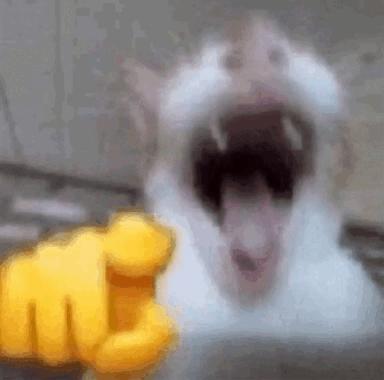
#> input picture exercises/ex1-IntroductionToImageAnalysis/data/catlaguh.png, 384 x 380 px, given in place of vertebra.png, which was not available
$ jupyter execute Ex3.ipynb
#> lines starting #> are read from the running program, lines starting #| are printed output that depends on the picture; after the words box and inside, x2 and y2 are one past the last pixel; in counts of white or black regions, pixels touching at a corner belong together; long printed decimals are rounded; pictures that were not available may be replaced by others from this repository, and a replacement may not be noted
[cell 1]
import time
import cv2
import numpy as np
from skimage import io
import matplotlib.pyplot as plt

[cell 2]
in_dir = "data/"

# Text file name
im_name = "vertebra.png"
im_org = io.imread(in_dir + im_name)
#> im_org is the input picture: shape (380, 384, 3); mean R, G, B 143, 132, 117.9


print(im_org.shape)
#| (380, 384, 3)

io.imshow(im_org)
plt.title('Metacarpal image')
io.show()

[cell 3]
#Exercise 2
print(min(im_org.flatten()), max(im_org.flatten()))
#| 1 252

[cell 4]
from skimage.util import img_as_float
from skimage.util import img_as_ubyte

[cell 5]
vert_float = img_as_float(im_org)

[cell 6]
print(min(vert_float.flatten())*255, max(vert_float.flatten())*255)
#| 1.0 252.0

[cell 7]
#Exercise 4
vert_ubyte = img_as_ubyte(vert_float)

[cell 8]
print(min(vert_ubyte.flatten()), max(vert_ubyte.flatten()))
#| 1 252

[cell 9]
#Exercise 5
def histogram_stretch(img_in):
    """
    Stretches the histogram of an image
    :param img_in: Input image
    :return: Image, where the histogram is stretched so the min values is 0 and the maximum value 255
    """
    # img_as_float will divide all pixel values with 255.0
    img_float = img_as_float(img_in)
    min_val = img_float.min()
#> min_val = 0.00392
    max_val = img_float.max()
#> max_val = 0.988
    min_desired = 0.0
    max_desired = 1.0

    # Stretch the histogram
    img_out = (img_float - min_val) / (max_val - min_val) * (max_desired - min_desired) + min_desired


    # img_as_ubyte will multiply all pixel values with 255.0 before converting to unsigned byte
    return img_as_ubyte(img_out)

[cell 10]
# Exercise 6
stretched = histogram_stretch(vert_ubyte)

[cell 11]
io.imshow(stretched)

[cell 12]
io.imshow(vert_ubyte)

[cell 13]
# Exercise 7
def gamma_map(img, gamma):
#> called with gamma = 0.5
    img_float = img_as_float(img)
    img_out = img_float ** gamma
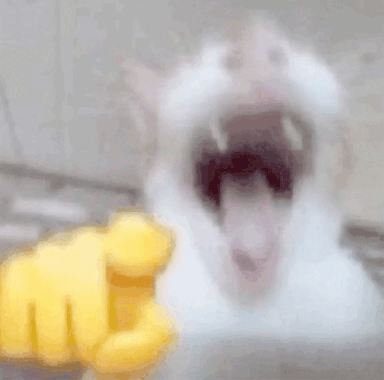
#> img_out: shape (380, 384, 3) float64; mean R, G, B 0.736, 0.705, 0.658
    return img_as_ubyte(img_out)

[cell 14]
# Exercise 8
gamma1 = gamma_map(vert_ubyte, 0.5)
io.imshow(gamma1)

[cell 15]
gamma2 = gamma_map(vert_ubyte, 2)
#> call 2 of gamma_map, with gamma = 2
#> in gamma_map (call 2), `img_out = img_float ** gamma`:
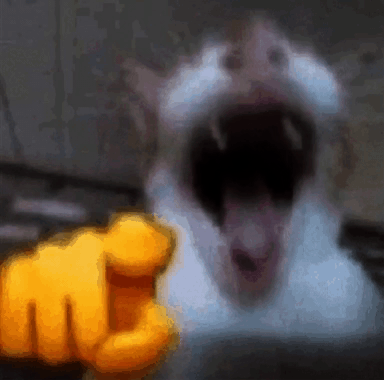
#> img_out: shape (380, 384, 3) float64; mean R, G, B 0.353, 0.3, 0.255
io.imshow(gamma2)

[cell 16]
# Exercise 9
def threshhold(img, t):
#> called with t = 0.58
    assert 0 <= t <= 255
    img_float = img_as_float(img)
    img_out = img_float > t
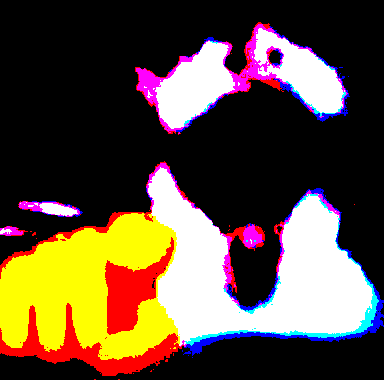
#> img_out: shape (380, 384, 3) bool; mean R, G, B 0.37, 0.3, 0.233
    maskover = img_out >t
    maskunder = img_out <t
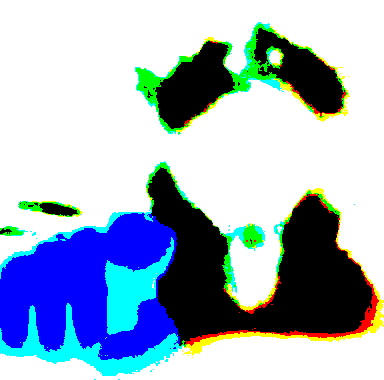
#> maskunder: shape (380, 384, 3) bool; mean R, G, B 0.63, 0.7, 0.767
    img_out[maskover] = 255
    img_out[maskunder] = 0
    return img_as_ubyte(img_out)

[cell 17]
# Exercise 10
thresh = threshhold(vert_ubyte, 0.5803921568627451)

[cell 18]
io.imshow(thresh)

[cell 19]
# Exercise 11
from skimage.filters import threshold_otsu

otsu_thresh = threshold_otsu(vert_ubyte)/255
#> otsu_thresh = 0.576
print(otsu_thresh)
#| 0.5765

[cell 20]
# Exercise 12
img_name = "emilxd.jpg"
img = io.imread(in_dir + img_name)
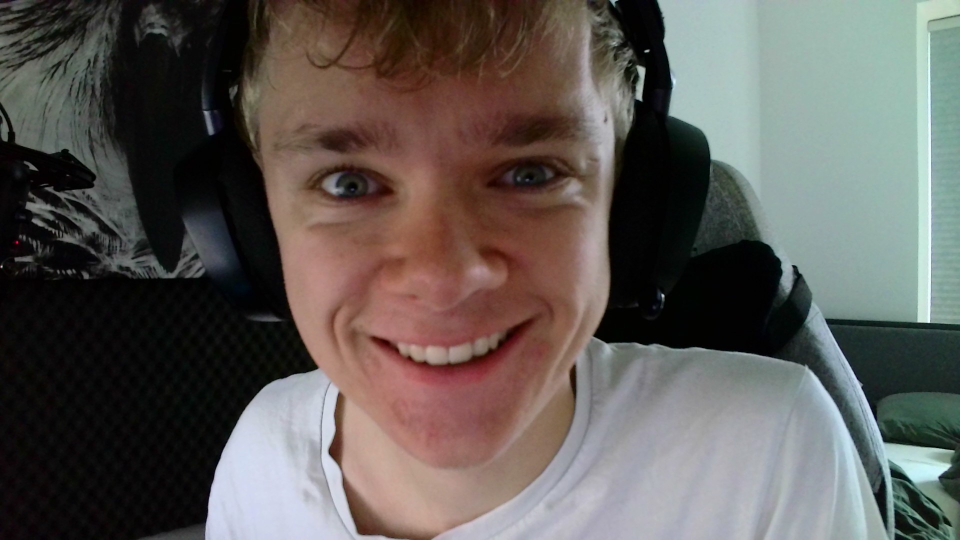
#> input picture exercises/ex3-PixelwiseOperations/data/emilxd.jpg, 1920 x 1080 px (shown at 1/2 size)
#> img is the input picture: shape (1080, 1920, 3); mean R, G, B 95.8, 91, 86.9

gray = cv2.cvtColor(img, cv2.COLOR_BGR2GRAY)
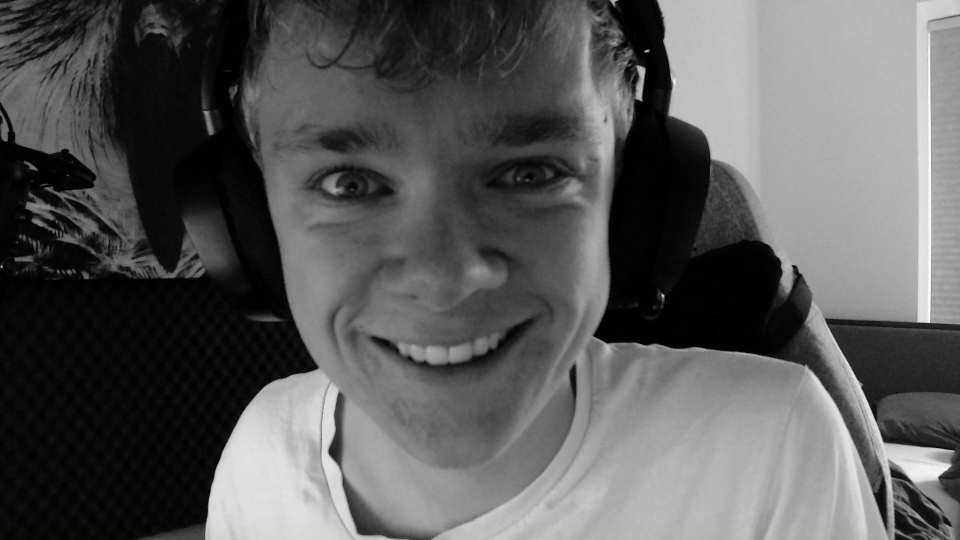
#> gray: shape (1080, 1920) (shown at 1/2 size); min 0, max 254, mean 90.3

otsu_thresh = threshold_otsu(gray)/255
#> otsu_thresh = 0.376
print(otsu_thresh)
#| 0.3765

thresh = threshhold(gray, otsu_thresh)
#> call 2 of threshhold, with t = 0.376
#> in threshhold (call 2), `img_out = img_float > t`:
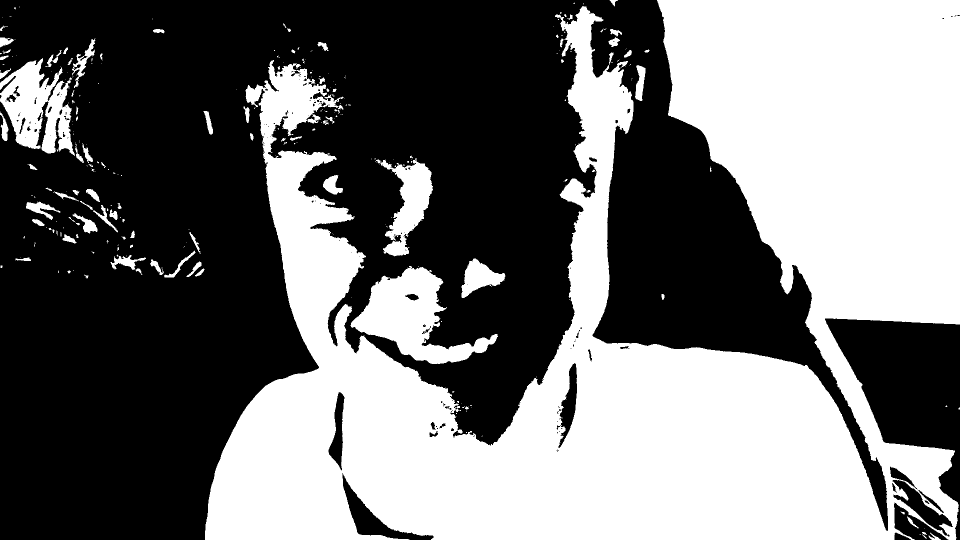
#> img_out: shape (1080, 1920) bool (shown at 1/2 size); 44.9% white; 300 white regions (206 under 20 px), largest, box (x1, y1, x2, y2) and area: (410, 0, 1920, 1080) 861312, (701, 532, 996, 728) 24183, (0, 116, 150, 312) 16339
io.imshow(thresh)

[cell 21]
# Exercise 13
def detect_dtu_sign(img, colour):
#> called with colour = 'red'
    r_comp = img[:, :, 0]
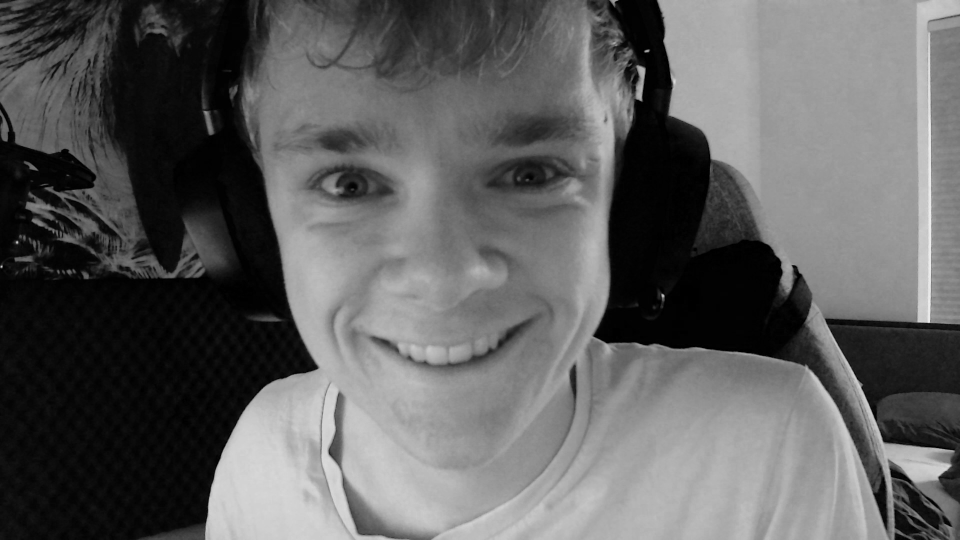
#> r_comp: shape (1080, 1920) (shown at 1/2 size); min 0, max 242, mean 95.8
    g_comp = img[:, :, 1]
    b_comp = img[:, :, 2]
    if colour == "blue":
        segm_blue = (r_comp < 10) & (g_comp > 85) & (g_comp < 105) & \
                (b_comp > 180) & (b_comp < 200)
        return segm_blue
    elif colour == "red":
        segm_red = (r_comp > 200) & (r_comp < 220) & (g_comp < 10) & \
                (b_comp < 10)
#> segm_red: shape (1080, 1920) bool; every value is 0
        return segm_red
    elif colour == "green":
        segm_green = (r_comp < 10) & (g_comp > 180) & (b_comp < 10)
        return segm_green
dtusign= "DTUSigns2.jpg"
dtusign = io.imread(in_dir + dtusign)
io.imshow(detect_dtu_sign(dtusign, "red"))

[cell 22]
io.imshow(detect_dtu_sign(dtusign, "blue"))
plt.title("Blue sign")

[cell 23]
io.imshow(detect_dtu_sign(dtusign, "red"))
